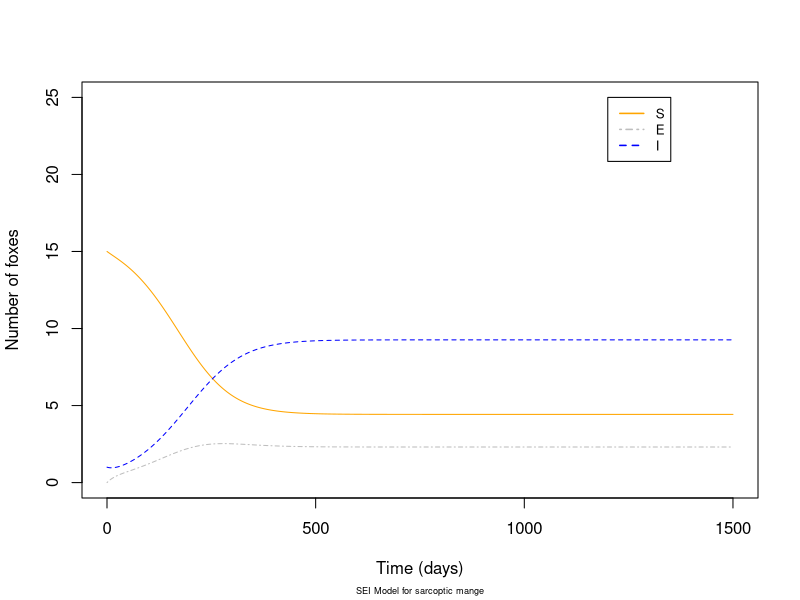

The R script that drew this image: (Note: this script raises an error after producing the figure.)
## ---- chunk 1
beta <- 0.03
gamma <- 0.0083 
theta <- 0.0333  
N <- 16
S0 <- 15
E0 <- 0
I0 <- 1 

library(deSolve)

SEI_model <- function(t,y,p){ 
  beta<- p[1]; gamma<- p[2]; theta<- p[3]; 
  
  S<- y[1]; E<- y[2]; I<- y[3]
  
  dS= -beta*S*I/N + gamma*I
  dE= beta*S*I/N - theta*E
  dI= theta*E - gamma*I
  
  return(list(c(dS, dE,dI)))
}

beta<- 0.03; gamma<- 0.0083; theta<- 0.0333; N<-16
parms<- c(beta, gamma, theta, N)

S0<- 15; E0<- 0; I0<- 1; 
N0<- c(S0,E0,I0)

TT<-seq(0.1,1500,0.1)

results<-lsoda(N0,TT, SEI_model,parms)

S<-results[,2]; E<- results[,3]; I<-results[,4]; 

plot(TT,S,type="l", ylim=c(0,25), xlab= "Time (days)", ylab= "Number of foxes", 
col= "orange", sub=
"SEI Model for sarcoptic mange",
cex.sub=0.55)
lines(TT, E, lty= 4, col= "grey")
lines(TT,I,lty=2, col= "blue")
legend(x=1200,y=25,
       c("S","E", "I"),
       cex=.8,col=c("orange", "grey", "blue"), lty=c(1,4,2), lwd=1.5)

R0<- (beta*S)/(gamma*N)

mean (R0)
max (R0)
last(R0)
sd (R0)

plot(R0, type= "l", xlim= c(0,1500))


## ---- chunk 2
getwd()
